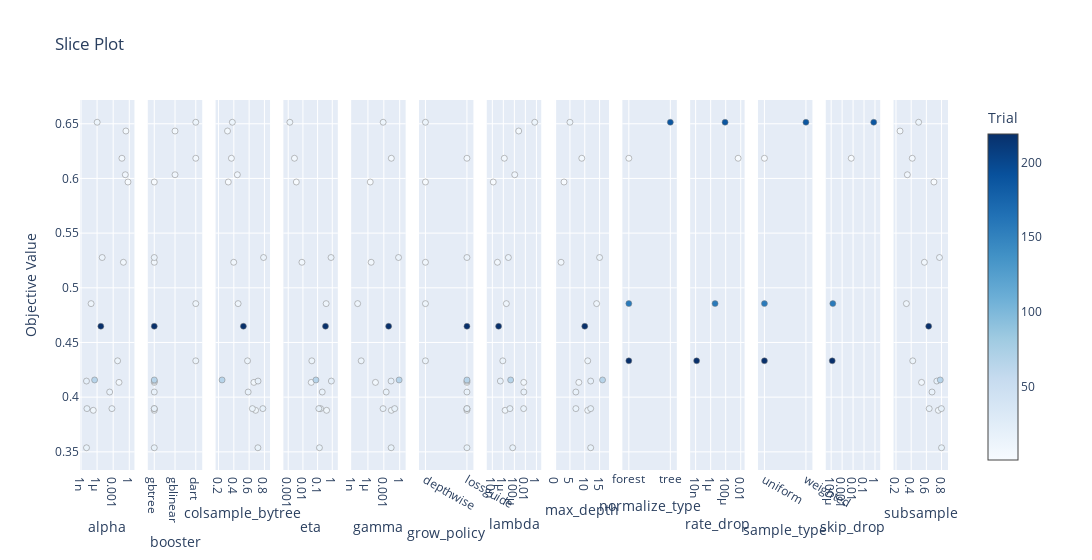

Notebook code for this chart:
### Code cell
plot_slice(study)

### Figure 1 — Plotly figure (JSON) as saved in the notebook; plotly's stock layout.template omitted (floating-point values rounded to 4 significant figures)
{"data": [{"marker": {"color": [1, 5, 6, 7, 8, 9, 10, 11, 12, 13, 14, 15, 16, 17, 18, 19, 66, 219], "colorbar": {"title": {"text": "Trial"}, "x": 1, "xpad": 40}, "colorscale": [[0, "rgb(247,251,255)"], [0.125, "rgb(222,235,247)"], [0.25, "rgb(198,219,239)"], [0.375, "rgb(158,202,225)"], [0.5, "rgb(107,174,214)"], [0.625, "rgb(66,146,198)"], [0.75, "rgb(33,113,181)"], [0.875, "rgb(8,81,156)"], [1, "rgb(8,48,107)"]], "line": {"color": "Grey", "width": 0.5}, "showscale": true}, "mode": "markers", "showlegend": false, "type": "scatter", "x": [0.5745, 0.2371, 0.04265, 0.08032, 0.0122, 0.1822, 1.949e-07, 7.593e-08, 1.033e-06, 0.006695, 8.909e-06, 0.0005852, 0.0002219, 1.06e-08, 1.286e-08, 1.046e-08, 3.425e-07, 5.009e-06], "xaxis": "x", "y": [0.5967, 0.6434, 0.6185, 0.5233, 0.4135, 0.6034, 0.388, 0.4855, 0.6514, 0.4332, 0.5277, 0.3895, 0.4047, 0.3537, 0.3895, 0.4147, 0.4157, 0.4648], "yaxis": "y"}, {"marker": {"color": [1, 5, 6, 7, 8, 9, 10, 11, 12, 13, 14, 15, 16, 17, 18, 19, 66, 219], "colorbar": {"title": {"text": "Trial"}, "x": 1, "xpad": 40}, "colorscale": [[0, "rgb(247,251,255)"], [0.125, "rgb(222,235,247)"], [0.25, "rgb(198,219,239)"], [0.375, "rgb(158,202,225)"], [0.5, "rgb(107,174,214)"], [0.625, "rgb(66,146,198)"], [0.75, "rgb(33,113,181)"], [0.875, "rgb(8,81,156)"], [1, "rgb(8,48,107)"]], "line": {"color": "Grey", "width": 0.5}, "showscale": false}, "mode": "markers", "showlegend": false, "type": "scatter", "x": ["gbtree", "gblinear", "dart", "gbtree", "gbtree", "gblinear", "gbtree", "dart", "dart", "dart", "gbtree", "gbtree", "gbtree", "gbtree", "gbtree", "gbtree", "gbtree", "gbtree"], "xaxis": "x2", "y": [0.5967, 0.6434, 0.6185, 0.5233, 0.4135, 0.6034, 0.388, 0.4855, 0.6514, 0.4332, 0.5277, 0.3895, 0.4047, 0.3537, 0.3895, 0.4147, 0.4157, 0.4648], "yaxis": "y2"}, {"marker": {"color": [1, 5, 6, 7, 8, 9, 10, 11, 12, 13, 14, 15, 16, 17, 18, 19, 66, 219], "colorbar": {"title": {"text": "Trial"}, "x": 1, "xpad": 40}, "colorscale": [[0, "rgb(247,251,255)"], [0.125, "rgb(222,235,247)"], [0.25, "rgb(198,219,239)"], [0.375, "rgb(158,202,225)"], [0.5, "rgb(107,174,214)"], [0.625, "rgb(66,146,198)"], [0.75, "rgb(33,113,181)"], [0.875, "rgb(8,81,156)"], [1, "rgb(8,48,107)"]], "line": {"color": "Grey", "width": 0.5}, "showscale": false}, "mode": "markers", "showlegend": false, "type": "scatter", "x": [0.3274, 0.3176, 0.3686, 0.3985, 0.6626, 0.4462, 0.6849, 0.4563, 0.3805, 0.5794, 0.7888, 0.6423, 0.5875, 0.7149, 0.7796, 0.7165, 0.2463, 0.5251], "xaxis": "x3", "y": [0.5967, 0.6434, 0.6185, 0.5233, 0.4135, 0.6034, 0.388, 0.4855, 0.6514, 0.4332, 0.5277, 0.3895, 0.4047, 0.3537, 0.3895, 0.4147, 0.4157, 0.4648], "yaxis": "y3"}, {"marker": {"color": [1, 6, 7, 8, 10, 11, 12, 13, 14, 15, 16, 17, 18, 19, 66, 219], "colorbar": {"title": {"text": "Trial"}, "x": 1, "xpad": 40}, "colorscale": [[0, "rgb(247,251,255)"], [0.125, "rgb(222,235,247)"], [0.25, "rgb(198,219,239)"], [0.375, "rgb(158,202,225)"], [0.5, "rgb(107,174,214)"], [0.625, "rgb(66,146,198)"], [0.75, "rgb(33,113,181)"], [0.875, "rgb(8,81,156)"], [1, "rgb(8,48,107)"]], "line": {"color": "Grey", "width": 0.5}, "showscale": false}, "mode": "markers", "showlegend": false, "type": "scatter", "x": [0.00355, 0.002647, 0.008569, 0.037, 0.4115, 0.3821, 0.00129, 0.04049, 0.8265, 0.1588, 0.2069, 0.1334, 0.1215, 0.8675, 0.07729, 0.3444], "xaxis": "x4", "y": [0.5967, 0.6185, 0.5233, 0.4135, 0.388, 0.4855, 0.6514, 0.4332, 0.5277, 0.3895, 0.4047, 0.3537, 0.3895, 0.4147, 0.4157, 0.4648], "yaxis": "y4"}, {"marker": {"color": [1, 6, 7, 8, 10, 11, 12, 13, 14, 15, 16, 17, 18, 19, 66, 219], "colorbar": {"title": {"text": "Trial"}, "x": 1, "xpad": 40}, "colorscale": [[0, "rgb(247,251,255)"], [0.125, "rgb(222,235,247)"], [0.25, "rgb(198,219,239)"], [0.375, "rgb(158,202,225)"], [0.5, "rgb(107,174,214)"], [0.625, "rgb(66,146,198)"], [0.75, "rgb(33,113,181)"], [0.875, "rgb(8,81,156)"], [1, "rgb(8,48,107)"]], "line": {"color": "Grey", "width": 0.5}, "showscale": false}, "mode": "markers", "showlegend": false, "type": "scatter", "x": [2.716e-06, 0.02616, 3.995e-06, 2.632e-05, 0.02688, 1.137e-08, 0.0007525, 5.276e-08, 0.609, 0.0007202, 0.002814, 0.02421, 0.1123, 0.02355, 0.7909, 0.008189], "xaxis": "x5", "y": [0.5967, 0.6185, 0.5233, 0.4135, 0.388, 0.4855, 0.6514, 0.4332, 0.5277, 0.3895, 0.4047, 0.3537, 0.3895, 0.4147, 0.4157, 0.4648], "yaxis": "y5"}, {"marker": {"color": [1, 6, 7, 8, 10, 11, 12, 13, 14, 15, 16, 17, 18, 19, 66, 219], "colorbar": {"title": {"text": "Trial"}, "x": 1, "xpad": 40}, "colorscale": [[0, "rgb(247,251,255)"], [0.125, "rgb(222,235,247)"], [0.25, "rgb(198,219,239)"], [0.375, "rgb(158,202,225)"], [0.5, "rgb(107,174,214)"], [0.625, "rgb(66,146,198)"], [0.75, "rgb(33,113,181)"], [0.875, "rgb(8,81,156)"], [1, "rgb(8,48,107)"]], "line": {"color": "Grey", "width": 0.5}, "showscale": false}, "mode": "markers", "showlegend": false, "type": "scatter", "x": ["depthwise", "lossguide", "depthwise", "lossguide", "lossguide", "depthwise", "depthwise", "depthwise", "lossguide", "lossguide", "lossguide", "lossguide", "lossguide", "lossguide", "lossguide", "lossguide"], "xaxis": "x6", "y": [0.5967, 0.6185, 0.5233, 0.4135, 0.388, 0.4855, 0.6514, 0.4332, 0.5277, 0.3895, 0.4047, 0.3537, 0.3895, 0.4147, 0.4157, 0.4648], "yaxis": "y6"}, {"marker": {"color": [1, 5, 6, 7, 8, 9, 10, 11, 12, 13, 14, 15, 16, 17, 18, 19, 66, 219], "colorbar": {"title": {"text": "Trial"}, "x": 1, "xpad": 40}, "colorscale": [[0, "rgb(247,251,255)"], [0.125, "rgb(222,235,247)"], [0.25, "rgb(198,219,239)"], [0.375, "rgb(158,202,225)"], [0.5, "rgb(107,174,214)"], [0.625, "rgb(66,146,198)"], [0.75, "rgb(33,113,181)"], [0.875, "rgb(8,81,156)"], [1, "rgb(8,48,107)"]], "line": {"color": "Grey", "width": 0.5}, "showscale": false}, "mode": "markers", "showlegend": false, "type": "scatter", "x": [1.461e-08, 0.000607, 1.482e-06, 8.452e-08, 0.005081, 0.0001171, 2.08e-06, 3.5e-06, 0.5007, 7.963e-07, 8.125e-06, 0.004839, 0.005202, 5.008e-05, 1.567e-05, 2.838e-07, 2.105e-05, 1.37e-07], "xaxis": "x7", "y": [0.5967, 0.6434, 0.6185, 0.5233, 0.4135, 0.6034, 0.388, 0.4855, 0.6514, 0.4332, 0.5277, 0.3895, 0.4047, 0.3537, 0.3895, 0.4147, 0.4157, 0.4648], "yaxis": "y7"}, {"marker": {"color": [1, 6, 7, 8, 10, 11, 12, 13, 14, 15, 16, 17, 18, 19, 66, 219], "colorbar": {"title": {"text": "Trial"}, "x": 1, "xpad": 40}, "colorscale": [[0, "rgb(247,251,255)"], [0.125, "rgb(222,235,247)"], [0.25, "rgb(198,219,239)"], [0.375, "rgb(158,202,225)"], [0.5, "rgb(107,174,214)"], [0.625, "rgb(66,146,198)"], [0.75, "rgb(33,113,181)"], [0.875, "rgb(8,81,156)"], [1, "rgb(8,48,107)"]], "line": {"color": "Grey", "width": 0.5}, "showscale": false}, "mode": "markers", "showlegend": false, "type": "scatter", "x": [3, 9, 2, 8, 11, 14, 5, 11, 15, 7, 7, 12, 12, 12, 16, 10], "xaxis": "x8", "y": [0.5967, 0.6185, 0.5233, 0.4135, 0.388, 0.4855, 0.6514, 0.4332, 0.5277, 0.3895, 0.4047, 0.3537, 0.3895, 0.4147, 0.4157, 0.4648], "yaxis": "y8"}, {"marker": {"color": [6, 11, 12, 13], "colorbar": {"title": {"text": "Trial"}, "x": 1, "xpad": 40}, "colorscale": [[0, "rgb(247,251,255)"], [0.125, "rgb(222,235,247)"], [0.25, "rgb(198,219,239)"], [0.375, "rgb(158,202,225)"], [0.5, "rgb(107,174,214)"], [0.625, "rgb(66,146,198)"], [0.75, "rgb(33,113,181)"], [0.875, "rgb(8,81,156)"], [1, "rgb(8,48,107)"]], "line": {"color": "Grey", "width": 0.5}, "showscale": false}, "mode": "markers", "showlegend": false, "type": "scatter", "x": ["forest", "forest", "tree", "forest"], "xaxis": "x9", "y": [0.6185, 0.4855, 0.6514, 0.4332], "yaxis": "y9"}, {"marker": {"color": [6, 11, 12, 13], "colorbar": {"title": {"text": "Trial"}, "x": 1, "xpad": 40}, "colorscale": [[0, "rgb(247,251,255)"], [0.125, "rgb(222,235,247)"], [0.25, "rgb(198,219,239)"], [0.375, "rgb(158,202,225)"], [0.5, "rgb(107,174,214)"], [0.625, "rgb(66,146,198)"], [0.75, "rgb(33,113,181)"], [0.875, "rgb(8,81,156)"], [1, "rgb(8,48,107)"]], "line": {"color": "Grey", "width": 0.5}, "showscale": false}, "mode": "markers", "showlegend": false, "type": "scatter", "x": [0.004517, 3.851e-06, 8.234e-05, 1.357e-08], "xaxis": "x10", "y": [0.6185, 0.4855, 0.6514, 0.4332], "yaxis": "y10"}, {"marker": {"color": [6, 11, 12, 13], "colorbar": {"title": {"text": "Trial"}, "x": 1, "xpad": 40}, "colorscale": [[0, "rgb(247,251,255)"], [0.125, "rgb(222,235,247)"], [0.25, "rgb(198,219,239)"], [0.375, "rgb(158,202,225)"], [0.5, "rgb(107,174,214)"], [0.625, "rgb(66,146,198)"], [0.75, "rgb(33,113,181)"], [0.875, "rgb(8,81,156)"], [1, "rgb(8,48,107)"]], "line": {"color": "Grey", "width": 0.5}, "showscale": false}, "mode": "markers", "showlegend": false, "type": "scatter", "x": ["uniform", "uniform", "weighted", "uniform"], "xaxis": "x11", "y": [0.6185, 0.4855, 0.6514, 0.4332], "yaxis": "y11"}, {"marker": {"color": [6, 11, 12, 13], "colorbar": {"title": {"text": "Trial"}, "x": 1, "xpad": 40}, "colorscale": [[0, "rgb(247,251,255)"], [0.125, "rgb(222,235,247)"], [0.25, "rgb(198,219,239)"], [0.375, "rgb(158,202,225)"], [0.5, "rgb(107,174,214)"], [0.625, "rgb(66,146,198)"], [0.75, "rgb(33,113,181)"], [0.875, "rgb(8,81,156)"], [1, "rgb(8,48,107)"]], "line": {"color": "Grey", "width": 0.5}, "showscale": false}, "mode": "markers", "showlegend": false, "type": "scatter", "x": [0.006793, 0.0001414, 0.7677, 0.000125], "xaxis": "x12", "y": [0.6185, 0.4855, 0.6514, 0.4332], "yaxis": "y12"}, {"marker": {"color": [1, 5, 6, 7, 8, 9, 10, 11, 12, 13, 14, 15, 16, 17, 18, 19, 66, 219], "colorbar": {"title": {"text": "Trial"}, "x": 1, "xpad": 40}, "colorscale": [[0, "rgb(247,251,255)"], [0.125, "rgb(222,235,247)"], [0.25, "rgb(198,219,239)"], [0.375, "rgb(158,202,225)"], [0.5, "rgb(107,174,214)"], [0.625, "rgb(66,146,198)"], [0.75, "rgb(33,113,181)"], [0.875, "rgb(8,81,156)"], [1, "rgb(8,48,107)"]], "line": {"color": "Grey", "width": 0.5}, "showscale": false}, "mode": "markers", "showlegend": false, "type": "scatter", "x": [0.6995, 0.2531, 0.4141, 0.574, 0.5368, 0.3496, 0.7578, 0.3368, 0.4983, 0.4207, 0.7731, 0.6372, 0.6745, 0.7996, 0.7976, 0.7378, 0.783, 0.6305], "xaxis": "x13", "y": [0.5967, 0.6434, 0.6185, 0.5233, 0.4135, 0.6034, 0.388, 0.4855, 0.6514, 0.4332, 0.5277, 0.3895, 0.4047, 0.3537, 0.3895, 0.4147, 0.4157, 0.4648], "yaxis": "y13"}], "layout": {"title": {"text": "Slice Plot"}, "width": 3900, "xaxis": {"anchor": "y", "domain": [0, 0.06272], "title": {"text": "alpha"}, "type": "log"}, "xaxis10": {"anchor": "y10", "domain": [0.703, 0.7657], "title": {"text": "rate_drop"}, "type": "log"}, "xaxis11": {"anchor": "y11", "domain": [0.7811, 0.8438], "title": {"text": "sample_type"}}, "xaxis12": {"anchor": "y12", "domain": [0.8592, 0.9219], "title": {"text": "skip_drop"}, "type": "log"}, "xaxis13": {"anchor": "y13", "domain": [0.9373, 1.0], "title": {"text": "subsample"}}, "xaxis2": {"anchor": "y2", "domain": [0.07811, 0.1408], "title": {"text": "booster"}}, "xaxis3": {"anchor": "y3", "domain": [0.1562, 0.2189], "title": {"text": "colsample_bytree"}}, "xaxis4": {"anchor": "y4", "domain": [0.2343, 0.297], "title": {"text": "eta"}, "type": "log"}, "xaxis5": {"anchor": "y5", "domain": [0.3124, 0.3751], "title": {"text": "gamma"}, "type": "log"}, "xaxis6": {"anchor": "y6", "domain": [0.3905, 0.4533], "title": {"text": "grow_policy"}}, "xaxis7": {"anchor": "y7", "domain": [0.4686, 0.5314], "title": {"text": "lambda"}, "type": "log"}, "xaxis8": {"anchor": "y8", "domain": [0.5467, 0.6095], "title": {"text": "max_depth"}}, "xaxis9": {"anchor": "y9", "domain": [0.6249, 0.6876], "title": {"text": "normalize_type"}}, "yaxis": {"anchor": "x", "domain": [0, 1], "title": {"text": "Objective Value"}}, "yaxis10": {"anchor": "x10", "domain": [0, 1], "matches": "y", "showticklabels": false}, "yaxis11": {"anchor": "x11", "domain": [0, 1], "matches": "y", "showticklabels": false}, "yaxis12": {"anchor": "x12", "domain": [0, 1], "matches": "y", "showticklabels": false}, "yaxis13": {"anchor": "x13", "domain": [0, 1], "matches": "y", "showticklabels": false}, "yaxis2": {"anchor": "x2", "domain": [0, 1], "matches": "y", "showticklabels": false}, "yaxis3": {"anchor": "x3", "domain": [0, 1], "matches": "y", "showticklabels": false}, "yaxis4": {"anchor": "x4", "domain": [0, 1], "matches": "y", "showticklabels": false}, "yaxis5": {"anchor": "x5", "domain": [0, 1], "matches": "y", "showticklabels": false}, "yaxis6": {"anchor": "x6", "domain": [0, 1], "matches": "y", "showticklabels": false}, "yaxis7": {"anchor": "x7", "domain": [0, 1], "matches": "y", "showticklabels": false}, "yaxis8": {"anchor": "x8", "domain": [0, 1], "matches": "y", "showticklabels": false}, "yaxis9": {"anchor": "x9", "domain": [0, 1], "matches": "y", "showticklabels": false}}}
